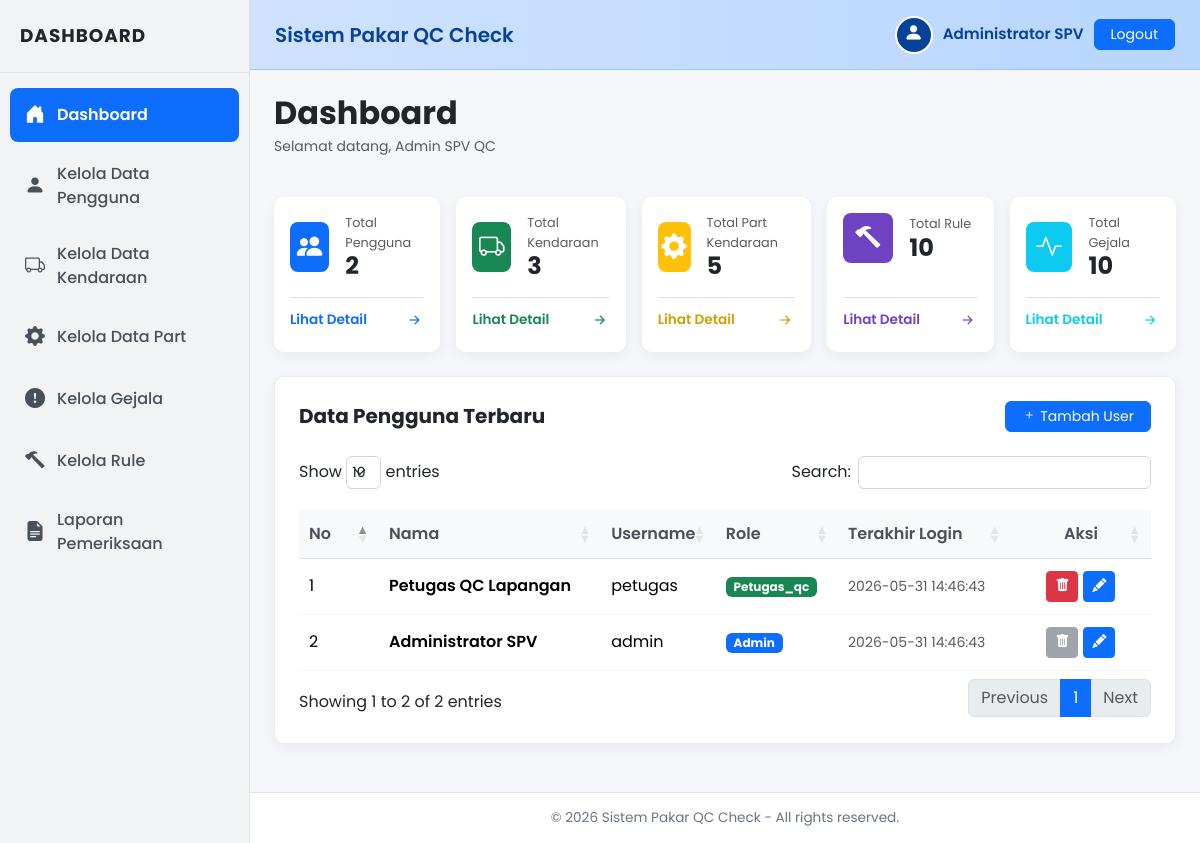
Page /dashboard/index.php (signed in) on the committed database.
### tables this page shows
CREATE TABLE `users` (
  `id_user` int(11) NOT NULL AUTO_INCREMENT,
  `nama` varchar(100) NOT NULL,
  `username` varchar(50) NOT NULL,
  `password` varchar(255) NOT NULL,
  `role` enum('admin','petugas_qc') NOT NULL,
  `created_at` timestamp NOT NULL DEFAULT current_timestamp(),
  PRIMARY KEY (`id_user`),
  UNIQUE KEY `username` (`username`)
);

### dashboard/index.php (the view, shortened to what the rows shown need)
<?php
include "../koneksi.php";
include "../templates/header.php";
$id_user = $_SESSION['id_user'];
$role = $_SESSION['role'];
if ($role === 'admin') {
    $query_users = mysqli_query($conn, "SELECT * FROM users ORDER BY id_user DESC");
    ?>
    <div class="row mb-4">
        <div class="col-md-12">
            <h2 class="fw-bold mb-1">Dashboard</h2>
        </div>
    </div>
    <div class="panel-container">
        <div class="table-responsive">
            <table class="datatable table table-hover align-middle table-borderless w-100">
                <thead>
                    <tr>
                        <th width="60px">No</th>
                        <th>Nama</th>
                        <th>Username</th>
                        <th>Role</th>
                        <th>Terakhir Login</th>
                        <th width="120px" class="text-center">Aksi</th>
                    </tr>
                </thead>
                <tbody>
                    <?php
                    $no = 1;
                    if (mysqli_num_rows($query_users) > 0) {
                        while ($user = mysqli_fetch_assoc($query_users)) {
                            $role_badge = ($user['role'] == 'admin') ? 'bg-primary' : 'bg-success';
                            $terakhir_login = $user['created_at'];
                            ?>
                            <tr>
                                <td><?php echo $no++; ?></td>
                                <td class="fw-semibold"><?php echo htmlspecialchars($user['nama']); ?></td>
                                <td><?php echo htmlspecialchars($user['username']); ?></td>
                                <td><span class="badge <?php echo $role_badge; ?> text-capitalize"><?php echo htmlspecialchars($user['role']); ?></span></td>
                                <td class="text-muted small"><?php echo htmlspecialchars($terakhir_login); ?></td>
                                <td>
                                    <div class="btn-action-group">
                                        <?php if ($user['id_user'] != $_SESSION['id_user']): ?>
                                            <a href="../users/hapus.php?id=<?php echo $user['id_user']; ?>" class="btn btn-danger btn-sm p-1 px-2" onclick="return confirm('Apakah Anda yakin ingin menghapus user ini?');" title="Hapus">
                                                <i class="bi bi-trash-fill"></i>
                                            </a>
                                        <?php else: ?>
                                            <button class="btn btn-secondary btn-sm p-1 px-2" disabled title="Tidak bisa menghapus akun sendiri">
                                                <i class="bi bi-trash-fill"></i>
                                            </button>
                                        <?php endif; ?>
                                        <a href="../users/edit.php?id=<?php echo $user['id_user']; ?>" class="btn btn-primary btn-sm p-1 px-2" title="Edit">
                                            <i class="bi bi-pencil-fill"></i>
                                        </a>
                                    </div>
                                </td>
                            </tr>
                            <?php
                        }
                    }
                    ?>
                </tbody>
            </table>
        </div>
    </div>
    <?php
} else if ($role === 'petugas_qc') {
    $total_inspeksi = mysqli_fetch_assoc(mysqli_query($conn, "SELECT COUNT(*) as total FROM pemeriksaan WHERE id_user = $id_user"))['total'];
    $total_kendaraan = mysqli_fetch_assoc(mysqli_query($conn, "SELECT COUNT(*) as total FROM kendaraan"))['total'];
    $total_part = mysqli_fetch_assoc(mysqli_query($conn, "SELECT COUNT(*) as total FROM part_kendaraan"))['total'];
    $query_riwayat = mysqli_query($conn, "
        SELECT p.*, k.kode_kendaraan, k.nama_kendaraan, pt.kode_part, pt.nama_part
        FROM pemeriksaan p
        JOIN kendaraan k ON p.id_kendaraan = k.id_kendaraan
        JOIN part_kendaraan pt ON p.id_part = pt.id_part
        WHERE p.id_user = $id_user
        ORDER BY p.id_pemeriksaan DESC
    ");
    ?>
    <div class="row mb-4">
        <div class="col-md-12">
            <h2 class="fw-bold mb-1">Dashboard Petugas QC</h2>
            <p class="text-muted small">Selamat datang kembali, <?php echo htmlspecialchars($_SESSION['nama']); ?></p>
        </div>
    </div>
    <div class="card shadow-sm border-0 mb-4 bg-light">
        <div class="card-body p-4 d-flex align-items-center gap-4">
            <div class="bg-success text-white p-3 rounded-circle d-flex align-items-center justify-content-center" style="width: 70px; height: 70px;">
                <i class="bi bi-shield-fill-check fs-1"></i>
            </div>
            <div>
                <h4 class="fw-bold mb-1 text-success">Sistem Pakar QC Kendaraan Rantis</h4>
                <p class="text-muted mb-0 small">Melakukan pengecekan kelayakan komponen kendaraan tempur menggunakan algoritma Forward Chaining logika OR.</p>
            </div>
        </div>
    </div>
    <div class="row g-3 mb-4">
        <div class="col-md-4">
            <div class="card stat-card h-100">
                <div class="card-body p-3 d-flex flex-column justify-content-between">
                    <div class="d-flex align-items-center mb-3">
                        <div class="stat-icon-box bg-icon-blue me-3">
                            <i class="bi bi-shield-check"></i>
                        </div>
                        <div>
                            <div class="text-muted small" style="font-size: 0.8rem;">Pemeriksaan QC Saya</div>
                            <h4 class="mb-0 fw-bold"><?php echo $total_inspeksi; ?></h4>
                        </div>
                    </div>
                    <div class="border-top pt-2">
                        <a href="../pemeriksaan/riwayat.php" class="card-detail-link text-primary d-flex align-items-center justify-content-between">
                            <span>Lihat Riwayat</span> <i class="bi bi-arrow-right-short fs-5"></i>
                        </a>
                    </div>
                </div>
            </div>
        </div>
        <div class="col-md-4">
            <div class="card stat-card h-100">
                <div class="card-body p-3 d-flex flex-column justify-content-between">
                    <div class="d-flex align-items-center mb-3">
                        <div class="stat-icon-box bg-icon-green me-3">
                            <i class="bi bi-truck"></i>
                        </div>
                        <div>
                            <div class="text-muted small" style="font-size: 0.8rem;">Total Rantis Terdaftar</div>
                            <h4 class="mb-0 fw-bold"><?php echo $total_kendaraan; ?></h4>
                        </div>
                    </div>
                    <div class="border-top pt-2">
                        <a href="../pemeriksaan/index.php" class="card-detail-link text-success d-flex align-items-center justify-content-between">
                            <span>Mulai Periksa</span> <i class="bi bi-arrow-right-short fs-5"></i>
                        </a>
                    </div>
                </div>
            </div>
        </div>
        <div class="col-md-4">
            <div class="card stat-card h-100">
                <div class="card-body p-3 d-flex flex-column justify-content-between">
                    <div class="d-flex align-items-center mb-3">
                        <div class="stat-icon-box bg-icon-yellow me-3">
                            <i class="bi bi-gear-fill"></i>
                        </div>
                        <div>
                            <div class="text-muted small" style="font-size: 0.8rem;">Total Part Rantis</div>
                            <h4 class="mb-0 fw-bold"><?php echo $total_part; ?></h4>
                        </div>
                    </div>
                    <div class="border-top pt-2">
                        <span class="card-detail-link text-warning d-flex align-items-center justify-content-between" style="color: #d39e00 !important;">
                            <span>Siap Diuji</span> <i class="bi bi-shield-fill fs-5"></i>
                        </span>
                    </div>
                </div>
            </div>
        </div>
    </div>
    <div class="panel-container">
        <div class="d-flex justify-content-between align-items-center mb-4">
            <h5 class="mb-0 fw-bold">Riwayat Pemeriksaan Terakhir Anda</h5>
            <a href="../pemeriksaan/index.php" class="btn btn-success btn-sm px-3 rounded d-flex align-items-center gap-1">
                <i class="bi bi-play-circle-fill"></i> Mulai Pemeriksaan QC
            </a>
        </div>
        <div class="table-responsive">
            <table class="datatable table table-hover align-middle table-borderless w-100">
                <thead>
                    <tr>
                        <th width="60px">No</th>
                        <th>Kendaraan Rantis</th>
                        <th>Part Pilihan</th>
                        <th>Tanggal Periksa</th>
                        <th>Status QC</th>
                        <th width="120px" class="text-center">Aksi</th>
                    </tr>
                </thead>
                <tbody>
                    <?php
                    $no = 1;
                    if (mysqli_num_rows($query_riwayat) > 0) {
                        while ($row = mysqli_fetch_assoc($query_riwayat)) {
                            $badge_class = ($row['status_qc'] == 'LOLOS') ? 'bg-success' : 'bg-danger';
                            ?>
                            <tr>
                                <td><?php echo $no++; ?></td>
                                <td>
                                    <strong><?php echo htmlspecialchars($row['kode_kendaraan']); ?></strong><br>
                                    <span class="text-muted small"><?php echo htmlspecialchars($row['nama_kendaraan']); ?></span>
                                </td>
                                <td>
                                    <span class="badge bg-info text-dark"><?php echo htmlspecialchars($row['kode_part']); ?></span>
                                    <span class="fw-semibold ms-1"><?php echo htmlspecialchars($row['nama_part']); ?></span>
                                </td>
                                <td class="text-muted small"><?php echo htmlspecialchars($row['tanggal_pemeriksaan']); ?></td>
                                <td><span class="badge <?php echo $badge_class; ?>"><?php echo htmlspecialchars($row['status_qc']); ?></span></td>
                                <td>
                                    <div class="btn-action-group justify-content-center">
                                        <a href="../pemeriksaan/print.php?id=<?php echo $row['id_pemeriksaan']; ?>" target="_blank" class="btn btn-secondary btn-sm p-1 px-2" title="Cetak Laporan">
                                            <i class="bi bi-printer-fill"></i>
                                        </a>
                                        <a href="../pemeriksaan/hasil.php?id_pemeriksaan=<?php echo $row['id_pemeriksaan']; ?>" class="btn btn-primary btn-sm p-1 px-2" title="Lihat Detail">
                                            <i class="bi bi-eye-fill"></i>
                                        </a>
                                    </div>
                                </td>
                            </tr>
                            <?php
                        }
                    }
                    ?>
                </tbody>
            </table>
        </div>
    </div>
    <?php
}
include "../templates/footer.php";
?>

### rows in the picture
users: nama "Petugas QC Lapangan", username "petugas", role "Petugas_qc", created_at "2026-05-31 14:46:43"
users: nama "Administrator SPV", username "admin", role "Admin", created_at "2026-05-31 14:46:43"

### other values in the picture
$_SESSION['nama'] "Administrator SPV"
$total_users "2"
$total_kendaraan "3"
$total_part "5"
$total_rule "10"
$total_gejala "10"
